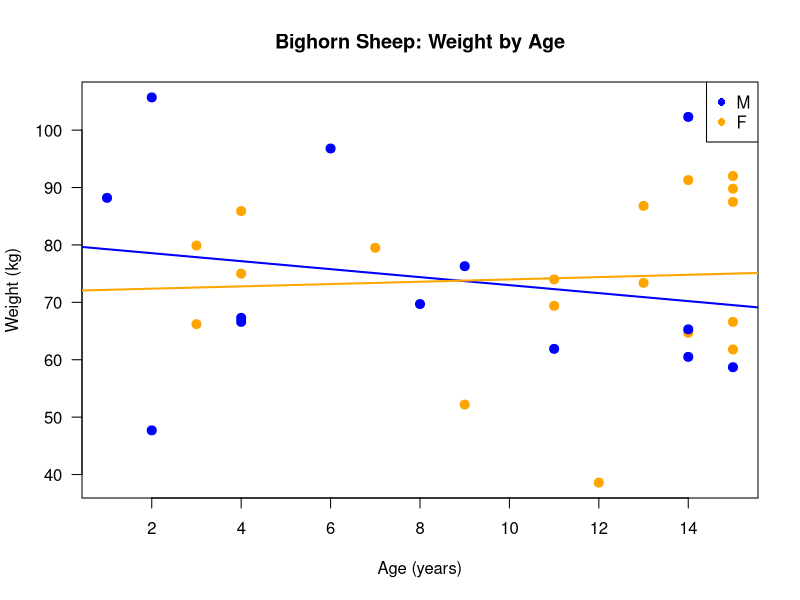
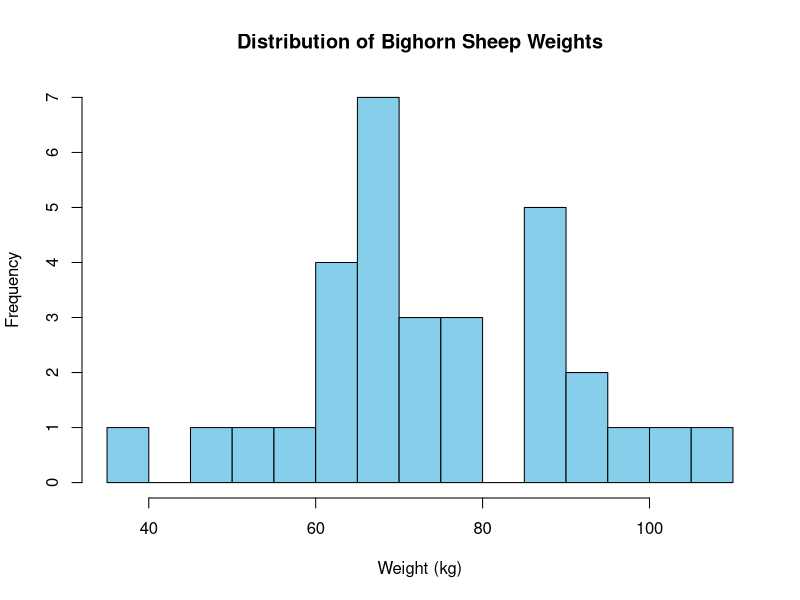

Reproduce these figures in R, in order.
## ---- chunk 1
# 567*5 tells R that 567*5 is a comment, and so R knows not to execute this line of code.
## ---- chunk 2
1 + 100 # performs addition
3 + 5 * 2 # performs multiplication before addition
(3 + 5) * 2 # performs addition in () before multiplication 
2/10000 # division
2 ^ 3 # exponentiation: 2 raised to the power of 3
## ---- chunk 3
1 == 9  # equality (note two equals signs, read as "is equal to")
1 != 1  # inequality (read as "is not equal to")
1 < 2  # less than
1 <= 1  # less than or equal to
## ---- chunk 4
x <- 1/40 # here we are telling R to assign 1/40 to the variable x so that it recognizes x as an object in our global environment
x <-  24 # variables can easily be re-assigned/over-written
y <- x * 2 # We can use existing objeects in expressions to create new objects

rm(y) # you can also remove objects from the environment using the rm() function
## ---- chunk 5
# create numeric object
a <- 45.6
class(a)

# Convert from numeric to character
a_character <- as.character(a)
class(a_character)

# Create factored object
lion <- factor(c("194", "180"), levels = c("194", "180")) # The levels must match the exact format of the values
lion # print value into console
as.character(lion) # coerced to character
as.numeric(lion) # coerced to numeric
## ---- chunk 6
as.numeric(as.character(lion))
## ---- chunk 7
# convert from character to numeric
L262 <- "Lion262"
L262_numeric <- as.numeric(L262)
L262_numeric
## ---- chunk 8
x <- 3
## ---- chunk 9
my.deer <- c("GDL256", "RVD1011", "CDB567")
## ---- chunk 10
my_vector <- vector(length = 3, mode = "numeric")
my_vector  # this is a logical vector
num_vector <- c(101, 222, 323, 435, 556) # numeric vector
## ---- chunk 11
combine_vector <- c(211, "CDB678", TRUE)
combine_vector
class(combine_vector) 
## ---- chunk 12
# create a vector of 10 NA values
x <- rep(NA, 10)
# set the first element in x to be the number 0
x[1] <- 0
# test if zero is NA
is.na(x)
# R returns a logical vector for TRUE if the value is NA and 
# FALSE for non-NA values
## ---- chunk 13
my_series <- 1:10 # a vector of integers of length 10
my_series
# make series of numbers from 1 to 10 by increments of 0.1
my_seq <- seq(from = 1, to = 10, by = 0.1) 
my_seq
## ---- chunk 14
# list with numeric, character, and logical classes
my_list <- list(1, "banana", TRUE)
your_list <- list(2, "apple", FALSE)
my_list
## ---- chunk 15
my_new_list <- c(my_list, c("Lion171", "S222")) # here we overwrite the original 
# "my_list" list to include two additional list elements of "Lion171" and "S222".
my_new_list
## ---- chunk 16
my_new_list2 <- c(my_list, list(c("Lion171", "S222"))) # here we overwrite the original 
## ---- chunk 17
my_lions <- list("L211", c("L194", "S789"), "L180")
names(my_lions) # are names automatically assigned? Nope, so let's assign names with the names() function.
names(my_lions) <- c("Lion211", "LionsAndSheep", "Lion180")
my_lions$LionsAndSheep
## ---- chunk 18
# index second list [[2]] and second element [2] of the second list
my_lions[[2]][2]
## ---- chunk 19
MyMatrix <- matrix(1:6, nrow = 2, ncol = 3)
MyMatrix
## ---- chunk 20
# Create vectors for each column
sheep_id <- c("S601", "S602", "S603")
sex <- c("F", "M", "F")
age <- c(4, 6, 3) 
capt_date <- as.Date(c("2024-03-15", "2024-03-16", "2024-03-18"))
capt_loc <- c("Acrodectes Peak", "Sawmill Canyon", "Goodale Canyon")
# Combine into a data frame
capt_dat <- data.frame(
  ID = sheep_id,
  Sex = sex,
  Age = age,
  CaptureDate = capt_date,
  CaptureLoc = capt_loc
)

# View the data frame
print(capt_dat)
## ---- chunk 21
capt_dat$CaptureLoc
## ---- chunk 22
lion_list <- c("194", "228", "267", "272", list("228", "223"))
lion_list[1] # extract first element out of the lion_list vector
lion_list[4] # extract 4th element out of the lion_list vector
lion_list[c(2:4)] # extract elements 2 to 4 from the my_seq vector
lion_list[[5]][1] # From the 5th list, extract the first element
## ---- chunk 23
horn_length <- c(10, 30.4, 90, 50.8, 30) # create vector of horn lengths
names(horn_length) <- c("S4", "S567", "S489", "S488", "S89") # assign sheep names to vector
# we can also name a vector 'on the fly'
horn_length <- c(S4 = 10, S567 = 30.4, S489 = 90, S488 = 50.8, S89 = 30) 
horn_length[c("S489", "S488")]
## ---- chunk 24
horn_length[horn_length > 30] # this statement first evaluates horn_length > 7, generating a logical vector c(FALSE, FALSE, TRUE, FALSE, TRUE), and then selects the elements of horn_length corresponding to the TRUE values.
## ---- chunk 25
horn_length[1:3]
## ---- chunk 26
horn_length[-2]
# we can skip multiple elements
horn_length[c(-1, -2)]  
# or 
horn_length[-c(1,5)]
# a common mistake would be to ask R x[-1:3] # but there isn't a negative first row
# But remember the order of operations. 
# : is really a function. It takes its first argument as -1, 
# and its second as 3, so generates the sequence of 
# numbers: c(-1, 0, 1, 2, 3).
horn_length[-(1:3)]
# To remove elements from a vector, we need to assign the result 
# back into the variable:
horn_length <- horn_length[-4]
horn_length
## ---- chunk 27
to_remove <- which(horn_length > 30)
to_remove # index of elements to remove from the to_remove vector
horn_length[to_remove]
## ---- chunk 28
# Create a fake data frame for bighorn sheep
bighorn_df <- data.frame(
  ID = paste0("S", 500:530),      # ID for each sheep
  Age = sample(1:15, 31, replace = TRUE),  # Random ages between 1 and 10
  Weight = round(rnorm(31, mean = 75, sd = 15), 1),  # Random weights with mean of 75 kg and sd of 15
  Sex = factor(sample(c("M", "F"), 31, replace = TRUE), labels = c("M", "F")),     # Random sexes (Male, Female)
  Herd = sample(c("North", "South", "East", "West"), 31, replace = TRUE)  # Random herd names
)

# Define grey tones based on levels of the 'Sex' factor
bighorn_cols <- c("blue", "orange")  # grey50 for males, grey80 for females
## ---- chunk 29
# create a scatterplot
plot(x = bighorn_df$Age, # x-axis
     y = bighorn_df$Weight, # y-axis
     main = "Bighorn Sheep: Weight by Age", # title
     xlab = "Age (years)", # x-axis title
     ylab = "Weight (kg)", # y-axis title
     las = 1, # flip y-axis labels
     col = bighorn_cols[bighorn_df$Sex],  # point color (sex needs to be a factor)
     pch = 19,              # solid circle
     cex = 1.2)             # slightly larger points
# Add separate trend lines for each Sex group
# Males
abline(lm(Weight ~ Age, data = subset(bighorn_df, Sex == "M")), col = "blue", lwd = 2)  
# Females
abline(lm(Weight ~ Age, data = subset(bighorn_df, Sex == "F")), col = "orange", lwd = 2) 

# Add a legend
legend("topright", 
       legend = levels(bighorn_df$Sex),  # Use the levels of the factor for legend
       col = c("blue", "orange"),      # Different tones for trend lines
       pch = 16) # solid circle point type
## ---- chunk 30
hist(bighorn_df$Weight,
     main = "Distribution of Bighorn Sheep Weights",
     xlab = "Weight (kg)",
     ylab = "Frequency",
     col = "skyblue",        # fill color of the bars
     border = "black",       # outline color of the bars
     breaks = 10)            # number of bins (adjust as needed)
